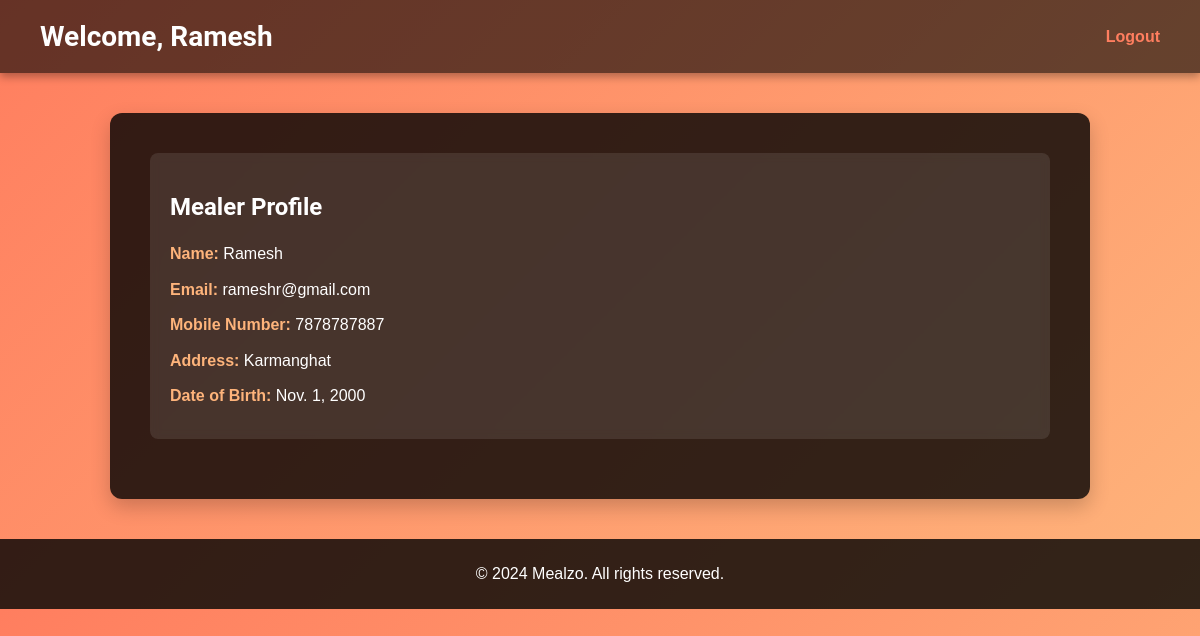
/mealer/profile/ (signed in), run on the app's committed database.
### mealzoapp/models.py (models this page shows, shortened)
class Mealer(models.Model):
    name = models.CharField(max_length=100)
    date_of_birth = models.DateField()
    gender = models.CharField(max_length=10, choices=[('Male', 'Male'), ('Female', 'Female')])
    address = models.TextField()
    email = models.EmailField(unique=True)
    password = models.CharField(max_length=100)
    mobile_number = models.CharField(max_length=15)
    adhar_card = models.FileField(upload_to='static/documents/adhar_cards/', blank=True, null=True)
    pan_card = models.FileField(upload_to='static/documents/pan_cards/', blank=True, null=True)
    driving_license = models.FileField(upload_to='static/documents/driving_licenses/', blank=True, null=True)
    registration_certificate = models.FileField(upload_to='static/documents/vehicle_registration/', blank=True, null=True)
    insurance = models.FileField(upload_to='static/documents/vehicle_insurance/', blank=True, null=True)
    license_number = models.CharField(max_length=20)

### mealzoapp/views.py (the view)
# urls.py: path('mealer/profile/', views.mealer_profile, name='mealer_profile'),
def mealer_profile(request):
    if 'mealer_id' not in request.session:
        return redirect('mealer_login')  # Redirect to the mealer login page if not logged in
    mealer_id = request.session['mealer_id']
    mealer = Mealer.objects.get(id=mealer_id)
    context = {
        'mealer': mealer,
    }
    return render(request, 'mealer_profile.html', context)

### templates/mealer_profile.html (shortened to what this page needs)
{% load static %}
<!DOCTYPE html>
<html lang="en">
<head>
</head>
<body>
    <header>
        <h1>Welcome, {{ mealer.name }}</h1>
        <a href="{% url 'logout' %}">Logout</a>
    </header>
    <main>
        <section>
            <h2>Mealer Profile</h2>
            <p><strong>Name:</strong> {{ mealer.name }}</p>
            <p><strong>Email:</strong> {{ mealer.email }}</p>
            <p><strong>Mobile Number:</strong> {{ mealer.mobile_number }}</p>
            <p><strong>Address:</strong> {{ mealer.address }}</p>
            <p><strong>Date of Birth:</strong> {{ mealer.date_of_birth }}</p>
        </section>
    </main>
    <footer>
        <p>&copy; 2024 Mealzo. All rights reserved.</p>
    </footer>
</body>
</html>

### templates/mealer_profile.html (style rules this page uses)
body { font-family: 'Arial', sans-serif; margin: 0; padding: 0; background: linear-gradient(135deg, #ff7e5f, #feb47b); color: #fff; }
h1, h2 { font-family: 'Roboto', sans-serif; color: #fff; }
a { color: #ff7e5f; text-decoration: none; font-weight: bold; }
header { display: flex; justify-content: space-between; align-items: center; padding: 20px 40px; background: rgba(0, 0, 0, 0.6); box-shadow: 0 4px 8px rgba(0, 0, 0, 0.3); }
header h1 { margin: 0; font-size: 28px; }
main { padding: 40px; max-width: 900px; margin: 40px auto; background: rgba(0, 0, 0, 0.8); border-radius: 12px; box-shadow: 0 8px 20px rgba(0, 0, 0, 0.2); }
section { padding: 20px; background: rgba(255, 255, 255, 0.1); border-radius: 8px; margin-bottom: 20px; backdrop-filter: blur(5px); }
section h2 { font-size: 24px; margin-bottom: 20px; }
section p { font-size: 16px; margin: 10px 0; line-height: 1.6; }
section p strong { color: #feb47b; }
footer { text-align: center; padding: 10px; background: rgba(0, 0, 0, 0.8); color: #fff; }
header a { transition: color 0.3s ease; }
section p { transition: color 0.3s ease; }

### data on the page
Mealer: name "Ramesh", email "rameshr@gmail.com", mobile_number "7878787887", address "Karmanghat", date_of_birth "Nov. 1, 2000"
